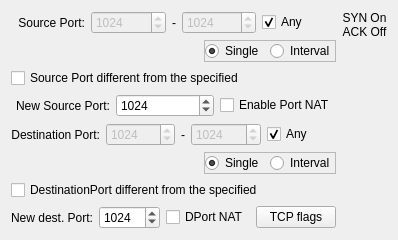
        <widget class="QWidget" name="page_13" >
         <layout class="QGridLayout" >
          <item row="0" column="0" >
           <layout class="QGridLayout" >
            <item row="0" column="0" >
             <layout class="QVBoxLayout" >
              <item>
               <layout class="QHBoxLayout" >
                <item>
                 <widget class="QLabel" name="labelSPort_5" >
                  <property name="text" >
                   <string>Source Port:</string>
                  </property>
                  <property name="alignment" >
                   <set>Qt::AlignRight|Qt::AlignTrailing|Qt::AlignVCenter</set>
                  </property>
                 </widget>
                </item>
                <item>
                 <widget class="QSpinBox" name="spinBoxSport_5" >
                  <property name="enabled" >
                   <bool>false</bool>
                  </property>
                  <property name="minimum" >
                   <number>1</number>
                  </property>
                  <property name="maximum" >
                   <number>65535</number>
                  </property>
                  <property name="singleStep" >
                   <number>100</number>
                  </property>
                  <property name="value" >
                   <number>1024</number>
                  </property>
                 </widget>
                </item>
                <item>
                 <widget class="QLabel" name="SPortSeparator_5" >
                  <property name="sizePolicy" >
                   <sizepolicy vsizetype="Preferred" hsizetype="Fixed" >
                    <horstretch>0</horstretch>
                    <verstretch>0</verstretch>
                   </sizepolicy>
                  </property>
                  <property name="text" >
                   <string>-</string>
                  </property>
                 </widget>
                </item>
                <item>
                 <widget class="QSpinBox" name="spinBoxSport2_5" >
                  <property name="enabled" >
                   <bool>false</bool>
                  </property>
                  <property name="minimum" >
                   <number>1</number>
                  </property>
                  <property name="maximum" >
                   <number>65535</number>
                  </property>
                  <property name="singleStep" >
                   <number>100</number>
                  </property>
                  <property name="value" >
                   <number>1024</number>
                  </property>
                 </widget>
                </item>
                <item>
                 <widget class="QCheckBox" name="checkBoxAnySport" >
                  <property name="text" >
                   <string>Any</string>
                  </property>
                  <property name="checked" >
                   <bool>true</bool>
                  </property>
                 </widget>
                </item>
               </layout>
              </item>
              <item>
               <layout class="QHBoxLayout" >
                <item>
                 <spacer>
                  <property name="orientation" >
                   <enum>Qt::Horizontal</enum>
                  </property>
                  <property name="sizeHint" >
                   <size>
                    <width>191</width>
                    <height>20</height>
                   </size>
                  </property>
                 </spacer>
                </item>
                <item>
                 <widget class="QFrame" name="frameSportMeaning" >
                  <property name="sizePolicy" >
                   <sizepolicy vsizetype="Fixed" hsizetype="Preferred" >
                    <horstretch>0</horstretch>
                    <verstretch>0</verstretch>
                   </sizepolicy>
                  </property>
                  <property name="frameShape" >
                   <enum>QFrame::StyledPanel</enum>
                  </property>
                  <property name="frameShadow" >
                   <enum>QFrame::Raised</enum>
                  </property>
                  <layout class="QHBoxLayout" >
                   <property name="leftMargin" >
                    <number>0</number>
                   </property>
                   <property name="topMargin" >
                    <number>0</number>
                   </property>
                   <property name="rightMargin" >
                    <number>0</number>
                   </property>
                   <property name="bottomMargin" >
                    <number>0</number>
                   </property>
                   <item>
                    <widget class="IQFRadioButton" name="radioButtonSPortSingle_5" >
                     <property name="text" >
                      <string>Single</string>
                     </property>
                     <property name="checked" >
                      <bool>true</bool>
                     </property>
                    </widget>
                   </item>
                   <item>
                    <widget class="IQFRadioButton" name="radioButtonSPortInterval_5" >
                     <property name="text" >
                      <string>Interval</string>
                     </property>
                    </widget>
                   </item>
                  </layout>
                 </widget>
                </item>
               </layout>
              </item>
              <item>
               <widget class="IQFCheckBox" name="checkBoxSportNot" >
                <property name="sizePolicy" >
                 <sizepolicy vsizetype="Fixed" hsizetype="Minimum" >
                  <horstretch>2</horstretch>
                  <verstretch>0</verstretch>
                 </sizepolicy>
                </property>
                <property name="text" >
                 <string>Source Port different from the specified</string>
                </property>
               </widget>
              </item>
              <item>
               <layout class="QHBoxLayout" >
                <item>
                 <widget class="QLabel" name="labelNewSport" >
                  <property name="text" >
                   <string>New Source Port:</string>
                  </property>
                  <property name="alignment" >
                   <set>Qt::AlignRight|Qt::AlignTrailing|Qt::AlignVCenter</set>
                  </property>
                 </widget>
                </item>
                <item>
                 <widget class="QSpinBox" name="spinBoxNewSport" >
                  <property name="minimum" >
                   <number>1</number>
                  </property>
                  <property name="maximum" >
                   <number>65535</number>
                  </property>
                  <property name="singleStep" >
                   <number>100</number>
                  </property>
                  <property name="value" >
                   <number>1024</number>
                  </property>
                 </widget>
                </item>
                <item>
                 <widget class="QCheckBox" name="checkBoxNewSportEnable" >
                  <property name="text" >
                   <string>Enable Port NAT</string>
                  </property>
                 </widget>
                </item>
               </layout>
              </item>
              <item>
               <layout class="QHBoxLayout" >
                <item>
                 <widget class="QLabel" name="labelDPort_5" >
                  <property name="text" >
                   <string>Destination Port:</string>
                  </property>
                  <property name="alignment" >
                   <set>Qt::AlignRight|Qt::AlignTrailing|Qt::AlignVCenter</set>
                  </property>
                 </widget>
                </item>
                <item>
                 <widget class="QSpinBox" name="spinBoxDPort_5" >
                  <property name="enabled" >
                   <bool>false</bool>
                  </property>
                  <property name="minimum" >
                   <number>1</number>
                  </property>
                  <property name="maximum" >
                   <number>65535</number>
                  </property>
                  <property name="singleStep" >
                   <number>100</number>
                  </property>
                  <property name="value" >
                   <number>1024</number>
                  </property>
                 </widget>
                </item>
                <item>
                 <widget class="QLabel" name="DPortSeparator_5" >
                  <property name="sizePolicy" >
                   <sizepolicy vsizetype="Preferred" hsizetype="Fixed" >
                    <horstretch>0</horstretch>
                    <verstretch>0</verstretch>
                   </sizepolicy>
                  </property>
                  <property name="text" >
                   <string>-</string>
                  </property>
                 </widget>
                </item>
                <item>
                 <widget class="QSpinBox" name="spinBoxDPort2_5" >
                  <property name="enabled" >
                   <bool>false</bool>
                  </property>
                  <property name="minimum" >
                   <number>1</number>
                  </property>
                  <property name="maximum" >
                   <number>65535</number>
                  </property>
                  <property name="singleStep" >
                   <number>100</number>
                  </property>
                  <property name="value" >
                   <number>1024</number>
                  </property>
                 </widget>
                </item>
                <item>
                 <widget class="QCheckBox" name="checkBoxAnyDport" >
                  <property name="text" >
                   <string>Any</string>
                  </property>
                  <property name="checked" >
                   <bool>true</bool>
                  </property>
                 </widget>
                </item>
               </layout>
              </item>
              <item>
               <layout class="QHBoxLayout" >
                <item>
                 <spacer>
                  <property name="orientation" >
                   <enum>Qt::Horizontal</enum>
                  </property>
                  <property name="sizeHint" >
                   <size>
                    <width>171</width>
                    <height>20</height>
                   </size>
                  </property>
                 </spacer>
                </item>
                <item>
                 <widget class="QFrame" name="frameDportMeaning" >
                  <property name="sizePolicy" >
                   <sizepolicy vsizetype="Fixed" hsizetype="Preferred" >
                    <horstretch>0</horstretch>
                    <verstretch>0</verstretch>
                   </sizepolicy>
                  </property>
                  <property name="frameShape" >
                   <enum>QFrame::StyledPanel</enum>
                  </property>
                  <property name="frameShadow" >
                   <enum>QFrame::Raised</enum>
                  </property>
                  <layout class="QHBoxLayout" >
                   <property name="leftMargin" >
                    <number>0</number>
                   </property>
                   <property name="topMargin" >
                    <number>0</number>
                   </property>
                   <property name="rightMargin" >
                    <number>0</number>
                   </property>
                   <property name="bottomMargin" >
                    <number>0</number>
                   </property>
                   <item>
                    <widget class="IQFRadioButton" name="radioButtonDPortSingle_5" >
                     <property name="text" >
                      <string>Single</string>
                     </property>
                     <property name="checked" >
                      <bool>true</bool>
                     </property>
                    </widget>
                   </item>
                   <item>
                    <widget class="IQFRadioButton" name="radioButtonDPortInterval_5" >
                     <property name="text" >
                      <string>Interval</string>
                     </property>
                    </widget>
                   </item>
                  </layout>
                 </widget>
                </item>
               </layout>
              </item>
              <item>
               <widget class="IQFCheckBox" name="checkBoxDportNot" >
                <property name="text" >
                 <string>DestinationPort different from the specified</string>
                </property>
               </widget>
              </item>
              <item>
               <layout class="QHBoxLayout" >
                <item>
                 <widget class="QLabel" name="labelNewDPort" >
                  <property name="text" >
                   <string>New dest. Port:</string>
                  </property>
                  <property name="alignment" >
                   <set>Qt::AlignRight|Qt::AlignTrailing|Qt::AlignVCenter</set>
                  </property>
                 </widget>
                </item>
                <item>
                 <widget class="QSpinBox" name="spinBoxNewDPort" >
                  <property name="minimum" >
                   <number>1</number>
                  </property>
                  <property name="maximum" >
                   <number>65535</number>
                  </property>
                  <property name="singleStep" >
                   <number>100</number>
                  </property>
                  <property name="value" >
                   <number>1024</number>
                  </property>
                 </widget>
                </item>
                <item>
                 <widget class="QCheckBox" name="checkBoxNewDport" >
                  <property name="text" >
                   <string>DPort NAT</string>
                  </property>
                 </widget>
                </item>
                <item>
                 <widget class="IQFPushButton" name="pushButtonTCPFlags_5" >
                  <property name="text" >
                   <string>TCP flags</string>
                  </property>
                 </widget>
                </item>
               </layout>
              </item>
             </layout>
            </item>
            <item row="0" column="1" >
             <widget class="QLabel" name="labelTCPFlags_5" >
              <property name="sizePolicy" >
               <sizepolicy vsizetype="Preferred" hsizetype="Fixed" >
                <horstretch>1</horstretch>
                <verstretch>0</verstretch>
               </sizepolicy>
              </property>
              <property name="frameShape" >
               <enum>QFrame::NoFrame</enum>
              </property>
              <property name="text" >
               <string>SYN On
ACK Off</string>
              </property>
              <property name="alignment" >
               <set>Qt::AlignHCenter|Qt::AlignTop</set>
              </property>
              <property name="margin" >
               <number>3</number>
              </property>
             </widget>
            </item>
           </layout>
          </item>
         </layout>
        </widget>
